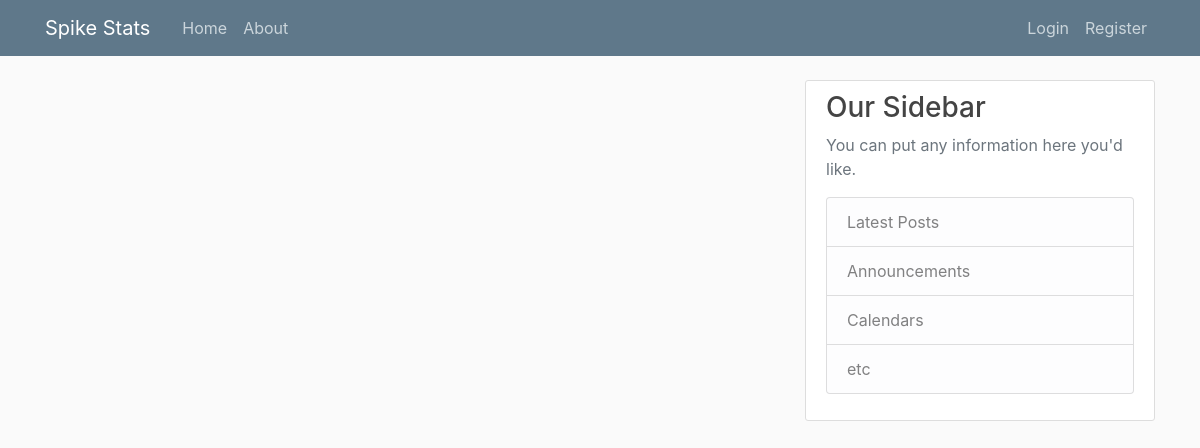
/, run on an earlier commit of the app's database.
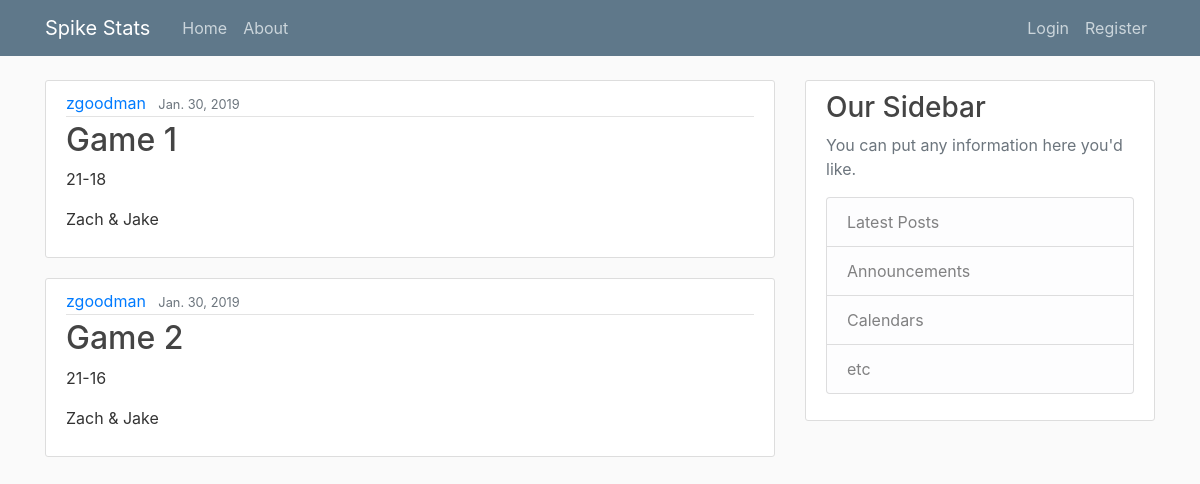
And on a later commit of the database.
### spike_stats/models.py (models this page shows, shortened)
class Game(models.Model):
    game = models.CharField(max_length=100, blank=True,null=True)
    score = models.CharField(max_length=10, blank=True,null=True)
    winner = models.CharField(max_length=20, default=None, blank=True,null=True)
    date_played = models.DateField(default=timezone.now)
    creator = models.ForeignKey(User, on_delete=models.CASCADE)
    player1 = models.CharField(max_length=20, blank=True,null=True)
    player2 = models.CharField(max_length=20, blank=True,null=True)
    player3 = models.CharField(max_length=20, blank=True,null=True)
    player4 = models.CharField(max_length=20, blank=True,null=True)

### spike_stats/views.py (the view)
# urls.py: path('', GameListView.as_view(), name='spike_stats-home'),
class GameListView(ListView):
    model = Game
    template_name = 'spike_stats/home.html' # <app>/<model>_<viewtype>.html
    context_object_name = 'games'
    ordering = ['-date_played'] # minus sign orders from newest to oldest
    paginate_by = 5

### spike_stats/templates/spike_stats/home.html
{% extends "spike_stats/base.html" %}
{% block content %}
    {% for game in games %}
		<article class="media content-section">
		  <div class="media-body">
		    <div class="article-metadata">
		      <a class="mr-2" href="#">{{ game.creator }}</a>
		      <small class="text-muted">{{ game.date_played }}</small>
		    </div>
		    <h2><a class="article-title" href="#">{{ game.game }}</a></h2>
				<p class="article-content">{{ game.score }}</p>
				<p class="article-content">{{ game.winner }}</p>
		  </div>
		</article>
    {% endfor %}
{% endblock content %}

### spike_stats/templates/spike_stats/base.html (shortened to what this page needs)
{% load static %}
<!DOCTYPE html>
<html>
<head>
    <link rel="stylesheet" href="https://maxcdn.bootstrapcdn.com/bootstrap/4.0.0/css/bootstrap.min.css">
    <link rel="stylesheet" type="text/css" href="{% static 'spike_stats/main.css'%}">
</head>
<body>
    <header class="site-header">
    <nav class="navbar navbar-expand-md navbar-dark bg-steel fixed-top">
      <div class="container">
        <a class="navbar-brand mr-4" href="{% url 'spike_stats-home' %}">Spike Stats</a>
        <div class="collapse navbar-collapse" id="navbarToggle">
          <div class="navbar-nav mr-auto">
            <a class="nav-item nav-link" href="{% url 'spike_stats-home' %}">Home</a>
            <a class="nav-item nav-link" href="{% url 'spike_stats-about' %}">About</a>
          </div>
          <div class="navbar-nav">
            {% if user.is_authenticated %}
              <a class="nav-item nav-link" href="{% url 'profile' %}">Profile</a>
              <a class="nav-item nav-link" href="{% url 'spike_stats-create' %}">New Game</a>
              <a class="nav-item nav-link" href="{% url 'logout' %}">Logout</a>
            {% else %}
              <a class="nav-item nav-link" href="{% url 'login' %}">Login</a>
              <a class="nav-item nav-link" href="{% url 'register' %}">Register</a>
            {%  endif %}
          </div>
        </div>
      </div>
    </nav>
  </header>
    <main role="main" class="container">
    <div class="row">
      <div class="col-md-8">
        {% block content %}{% endblock %}
      </div>
      <div class="col-md-4">
        <div class="content-section">
          <h3>Our Sidebar</h3>
          <p class='text-muted'>You can put any information here you'd like.
            <ul class="list-group">
              <li class="list-group-item list-group-item-light">Latest Posts</li>
              <li class="list-group-item list-group-item-light">Announcements</li>
              <li class="list-group-item list-group-item-light">Calendars</li>
              <li class="list-group-item list-group-item-light">etc</li>
            </ul>
          </p>
        </div>
      </div>
    </div>
  </main>
</body>
</html>

### spike_stats/static/spike_stats/main.css (style rules this page uses)
body { background: #fafafa; color: #333333; margin-top: 5rem; }
h1, h2, h3, h4, h5, h6 { color: #444444; }
ul { margin: 0; }
.bg-steel { background-color: #5f788a; }
.site-header .navbar-nav .nav-link { color: #cbd5db; }
.content-section { background: #ffffff; padding: 10px 20px; border: 1px solid #dddddd; border-radius: 3px; margin-bottom: 20px; }
.article-title { color: #444444; }
.article-content { white-space: pre-line; }
.article-metadata { padding-bottom: 1px; margin-bottom: 4px; border-bottom: 1px solid #e3e3e3 }

What changed in the data, as far as the page shows it:
added Game: creator "zgoodman", date_played "Jan. 30, 2019", game "Game 1", score "21-18", winner "Zach & Jake"
added Game: creator "zgoodman", date_played "Jan. 30, 2019", game "Game 2", score "21-16", winner "Zach & Jake"
